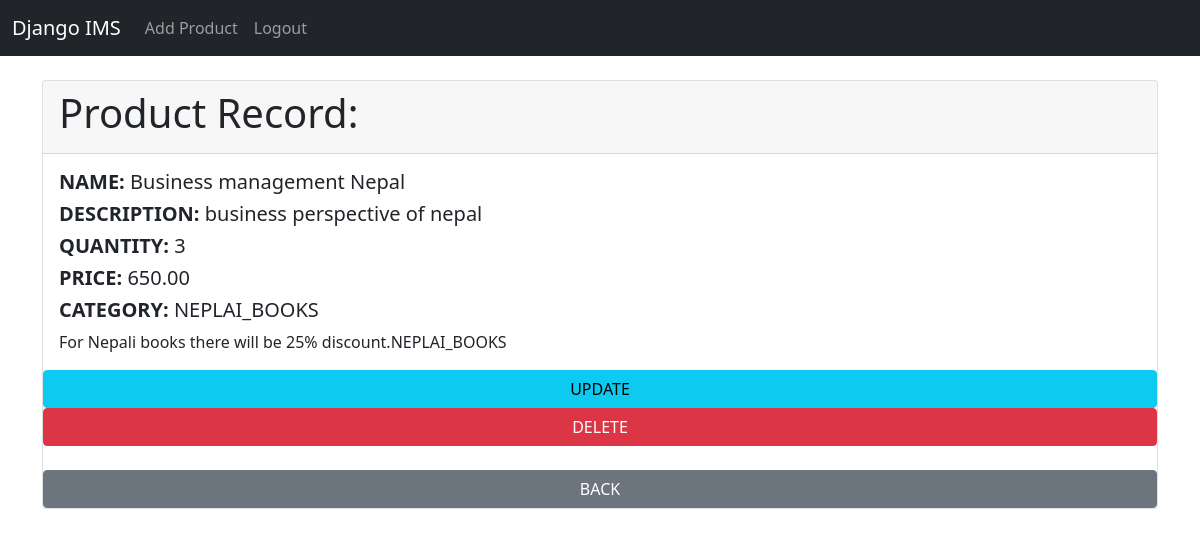
Screenshot of /record/3 (signed in) with the database file from the repository.
### inventory/models.py (models this page shows, shortened)
class Product(models.Model):
    name = models.CharField(max_length=255)
    description = models.TextField()
    quantity = models.PositiveIntegerField()
    price = models.DecimalField(max_digits=10, decimal_places=2)
    category = models.CharField(max_length=20, choices=CATEGORY, default='NEPALI_BOOKS')
    date = models.DateTimeField(auto_now_add=True)

### inventory/views.py (the view)
# urls.py: path('record/<int:pk>', views.product_record, name='record'),
def product_record(request, pk):
    if request.user.is_authenticated:
        product_record = Product.objects.get(id=pk)
        return render(request, 'record.html', {'product_record': product_record})
    else:
        messages.success(request, "You must be logged in to view this page.. ")
        return redirect('home')

### templates/record.html
{% extends 'base.html' %}
{% block content %}
<div class="card">
    <div class="card-header">
        <h1>Product Record: </h1>
    </div>
    <div class="card-body">
        <h5 class="card-title"> <strong>NAME: </strong> {{ product_record.name }} </h5>
        <h5 class="card-title"> <strong>DESCRIPTION: </strong> {{product_record.description}}  </h5>
        <h5 class="card-title"> <strong>QUANTITY: </strong> {{product_record.quantity}}  </h5>
        <h5 class="card-title"> <strong>PRICE: </strong> {{product_record.price}} </h5>
        <h5 class="card-title"> <strong>CATEGORY: </strong> {{product_record.category}}</h5>
        {% if "NEPLAI_BOOKS" in product_record.category %}
        <p class="card-text">For Nepali books there will be 25% discount.{{ product_record.category }}</p>
        {% elif "INDIAN_BOOKS" in product_record.category %}
        <p class="card-text">For Indian books there will be 10% discount.{{ product_record.category }}</p>
        {% else %}
        <p class="card-text">For stationary there will be 5% discount.{{ product_record.category }}</p>
        {% endif %}
    </div>
    <a href="{% url 'update_product' product_record.id %}" class="btn btn-info">UPDATE</a>
    <a href="{% url 'delete' product_record.id %}" class="btn btn-danger">DELETE</a></br>
    <a href="{% url 'home' %}" class="btn btn-secondary">BACK</a>
</div>
{% endblock %}

### rows the page displays
Product: name "Business management Nepal", description "business perspective of nepal", quantity "3", price "650.00", category "NEPLAI_BOOKS"
